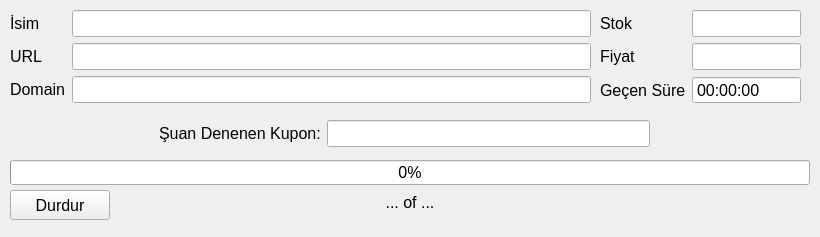
<?xml version="1.0" encoding="UTF-8"?>
<ui version="4.0">
 <class>KuponBruteForceProcessForm</class>
 <widget class="QWidget" name="KuponBruteForceProcessForm">
  <property name="geometry">
   <rect>
    <x>0</x>
    <y>0</y>
    <width>820</width>
    <height>237</height>
   </rect>
  </property>
  <property name="font">
   <font>
    <pointsize>12</pointsize>
   </font>
  </property>
  <property name="windowTitle">
   <string>Kupon Brute Force</string>
  </property>
  <widget class="QProgressBar" name="progressBar">
   <property name="geometry">
    <rect>
     <x>10</x>
     <y>160</y>
     <width>800</width>
     <height>25</height>
    </rect>
   </property>
   <property name="value">
    <number>0</number>
   </property>
  </widget>
  <widget class="QLabel" name="progress_label">
   <property name="geometry">
    <rect>
     <x>10</x>
     <y>190</y>
     <width>800</width>
     <height>25</height>
    </rect>
   </property>
   <property name="text">
    <string>... of ...</string>
   </property>
   <property name="alignment">
    <set>Qt::AlignCenter</set>
   </property>
  </widget>
  <widget class="QPushButton" name="durdur_button">
   <property name="geometry">
    <rect>
     <x>10</x>
     <y>190</y>
     <width>100</width>
     <height>30</height>
    </rect>
   </property>
   <property name="text">
    <string>Durdur</string>
   </property>
  </widget>
  <widget class="QWidget" name="formLayoutWidget">
   <property name="geometry">
    <rect>
     <x>10</x>
     <y>10</y>
     <width>581</width>
     <height>101</height>
    </rect>
   </property>
   <layout class="QFormLayout" name="formLayout">
    <item row="0" column="0">
     <widget class="QLabel" name="label_2">
      <property name="text">
       <string>İsim</string>
      </property>
     </widget>
    </item>
    <item row="0" column="1">
     <widget class="QLineEdit" name="urun_ismi_edit">
      <property name="readOnly">
       <bool>true</bool>
      </property>
     </widget>
    </item>
    <item row="1" column="0">
     <widget class="QLabel" name="label_3">
      <property name="text">
       <string>URL</string>
      </property>
     </widget>
    </item>
    <item row="3" column="0">
     <widget class="QLabel" name="label_5">
      <property name="text">
       <string>Domain</string>
      </property>
     </widget>
    </item>
    <item row="1" column="1">
     <widget class="QLineEdit" name="urun_url_edit">
      <property name="readOnly">
       <bool>true</bool>
      </property>
     </widget>
    </item>
    <item row="3" column="1">
     <widget class="QLineEdit" name="urun_domain_edit">
      <property name="readOnly">
       <bool>true</bool>
      </property>
     </widget>
    </item>
   </layout>
  </widget>
  <widget class="QWidget" name="formLayoutWidget_2">
   <property name="geometry">
    <rect>
     <x>600</x>
     <y>10</y>
     <width>201</width>
     <height>101</height>
    </rect>
   </property>
   <layout class="QFormLayout" name="formLayout_2">
    <item row="2" column="0">
     <widget class="QLabel" name="label_6">
      <property name="text">
       <string>Geçen Süre</string>
      </property>
     </widget>
    </item>
    <item row="2" column="1">
     <widget class="QTimeEdit" name="gecen_sure_time_edit">
      <property name="readOnly">
       <bool>true</bool>
      </property>
      <property name="buttonSymbols">
       <enum>QAbstractSpinBox::NoButtons</enum>
      </property>
      <property name="currentSection">
       <enum>QDateTimeEdit::HourSection</enum>
      </property>
      <property name="displayFormat">
       <string>HH:mm:ss</string>
      </property>
     </widget>
    </item>
    <item row="1" column="0">
     <widget class="QLabel" name="label_4">
      <property name="text">
       <string>Fiyat</string>
      </property>
     </widget>
    </item>
    <item row="1" column="1">
     <widget class="QLineEdit" name="urun_fiyat_edit">
      <property name="readOnly">
       <bool>true</bool>
      </property>
     </widget>
    </item>
    <item row="0" column="0">
     <widget class="QLabel" name="label">
      <property name="text">
       <string>Stok</string>
      </property>
     </widget>
    </item>
    <item row="0" column="1">
     <widget class="QLineEdit" name="urun_stok_edit"/>
    </item>
   </layout>
  </widget>
  <widget class="QWidget" name="formLayoutWidget_3">
   <property name="geometry">
    <rect>
     <x>159</x>
     <y>120</y>
     <width>491</width>
     <height>31</height>
    </rect>
   </property>
   <layout class="QFormLayout" name="formLayout_3">
    <item row="0" column="0">
     <widget class="QLabel" name="label_7">
      <property name="text">
       <string>Şuan Denenen Kupon:</string>
      </property>
     </widget>
    </item>
    <item row="0" column="1">
     <widget class="QLineEdit" name="aktif_kupon_edit">
      <property name="readOnly">
       <bool>true</bool>
      </property>
     </widget>
    </item>
   </layout>
  </widget>
 </widget>
 <resources/>
 <connections/>
</ui>
